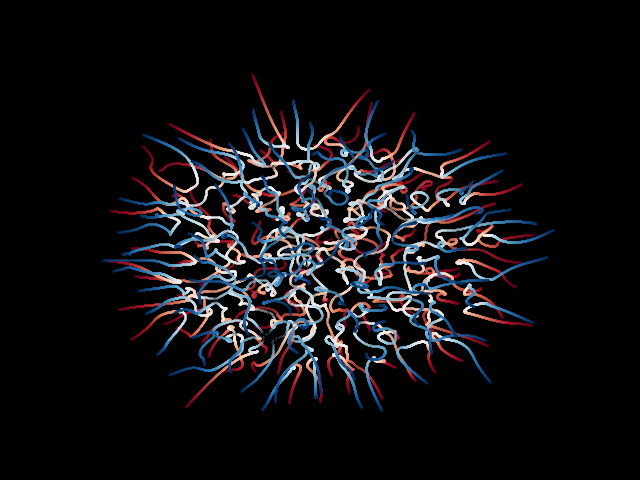

Reproduce this figure in Python.
# Using M1 and M2 complex matrices 500x500
# when calculating eigenvalues of M1(1-t)*M2*t, the eigenvalues are complex
# for times inside the interval [0,1]

import numpy as np
import matplotlib.pyplot as plt

msize = 150
ts = 1000

def Mod_GUE(M1, M2, t):
    # We generate a random matrix
    M = (1-t)*M1 + t*M2
    # We compute the eigenvalues
    eig = np.linalg.eigvals(M)
    # return unique eigenvalues
    return eig

# for t in np.linspace(0,1,0.01):
times = np.linspace(0,1,ts)
# list of complex values
eig = [[complex(0,0) for i in range(msize)] for j in range(ts)]

# create 2 random matrices
M1 = np.random.randn(msize,msize) + 1j*np.random.randn(msize,msize)
M2 = np.random.randn(msize,msize) + 1j*np.random.randn(msize,msize)

for i in range(ts):
    print(i)
    eig[i] = Mod_GUE(M1, M2, times[i])

# create len(times) colors in a color shade from red to blue
colors = plt.cm.RdBu(np.linspace(0,1,ts))

# plot the eigenvalues for each time with colorcode
for i in range(ts):
    print(i)
    plt.scatter(eig[i].real, eig[i].imag, color=colors[i], s=0.05)
    # for x,y in zip(eig[i].real, eig[i].imag):
    #     plt.scatter(x,y, color=colors[i], s=0.1)

# remove axis
plt.axis('off')

# save the plot with high resolution
plt.savefig('CuteCircleWhite.png')

# black background
plt.style.use('dark_background')

# save the plot
plt.savefig('CuteCircleBlack.png')

